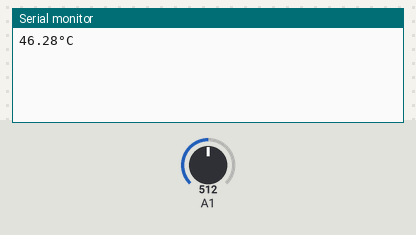
Bench run of a sketch on a simulated Arduino Uno, built with avr-gcc and run on an emulated ATmega328P. Parts: the last lines printed to the serial monitor. The test bench sets the inputs (shaded band); at power-on: A1 = 512.

Above: at 1.2 s.
1.3 s: A1 set to 716
At 2.0 s:
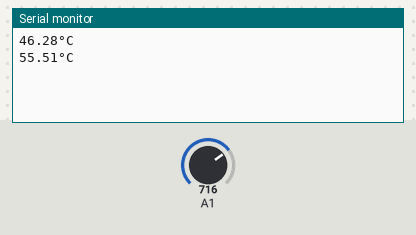
2.8 s: A1 set to 900
At 4.8 s:
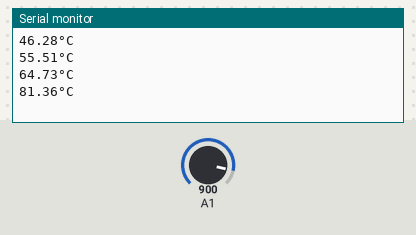
Timing chart, 0 to 6.3 s (numbered marks = the images above; inputs shaded):
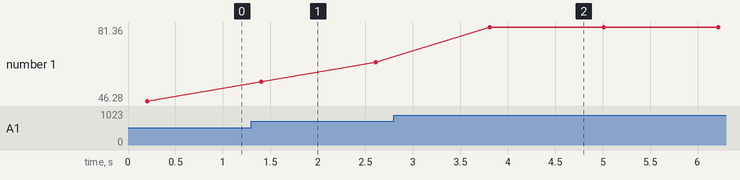

Measured:
- after the input at 1.3 s, the serial monitor: prints a new line after 0.11 s (image 1)
- after the input at 2.8 s, the serial monitor: prints a new line after 1.0 s (image 2)
- plotted number 1: 46.28 → 64.73 after the input at 1.3 s, 64.73 → 81.36 after the input at 2.8 s

The sketch:

test_eau_MCP9701.ino
```cpp
// the setup routine runs once when you press reset:
#define EAUPIN PB1

float voltage1 =0;
int samples1 =20;

float eau (float voltage) {
    return ((voltage*22.6)/250);
}

void setup() {
  // initialize serial communication at 9600 bits per second:
  Serial.begin(9600);
}

// the loop routine runs over and over again forever:
void loop() {
    int measurings=0;

    for (int i = 0; i < samples1; i++)
    {
        measurings += analogRead(EAUPIN);
        delay(10);

    }

    float voltage1 = measurings/samples1;
    Serial.print(eau(voltage1));
    Serial.println("°C");
    delay(1000);
}
```
